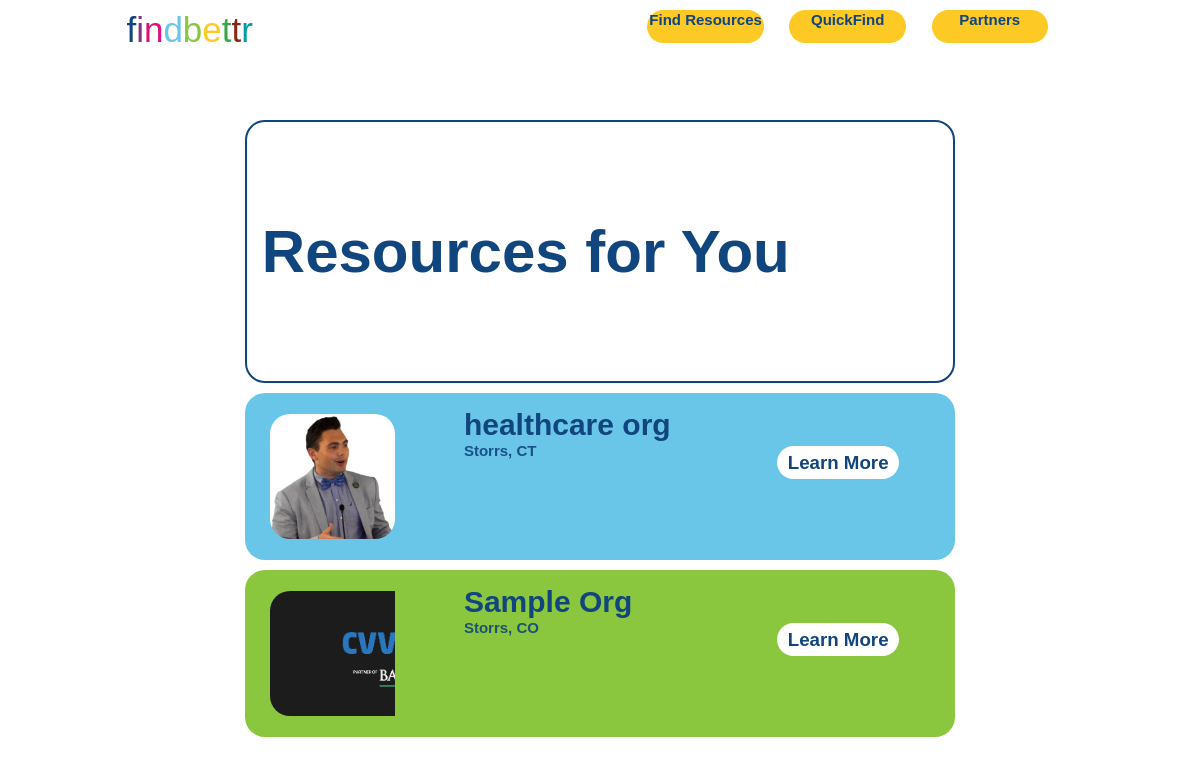
The app's page /results/custom/40 with its own data.
### core/models.py (models this page shows, shortened)
class Organization(models.Model):
	name = models.CharField(max_length=200)
	street = models.CharField(max_length=300)
	city=models.CharField(max_length=100)
	state= models.CharField(blank=True, max_length=2, choices=STATE_CHOICES)
	zipcode = models.CharField(max_length=5)
	description = models.CharField(max_length=1000)
	tags=models.ManyToManyField(Tag)
	overall_tags = models.ManyToManyField(Arching_Tag)
	website=models.URLField(max_length=500)
	phone_number=models.CharField(max_length=12)
	email = models.EmailField(max_length=254)
	org_image = models.ImageField(upload_to=get_image_path, blank=True, null=True)
	contact_name = models.CharField(max_length=125)
	contact_phone_number=models.CharField(max_length=12)
	contact_email = models.EmailField(max_length=254)
	contact_image = models.ImageField(upload_to=get_image_path, blank=True, null=True)

### core/views.py (the view)
# urls.py: path("results", views.results, name='Results'),
def results(request, instance):
	r=Response.objects.get(pk=instance)
	tags = r.tags_selected.all()
	overall_tags = r.overall_tags_selected.all()
	orgs = Organization.objects.all()
	score_dict = {}
	for org in list(orgs):
		score = 0
		division = 0
		for tag in list(tags):
			if tag in list(org.tags.all()):
				score+=1
				division+=1
			else:
				division+=1
		for otag in list(overall_tags):
			if otag in org.overall_tags:
				score+=1
				division+=1
			else:
				division+=1
		fin_score = (score/division)*100
		score_dict[org]=fin_score
	sorted_keys = sorted(score_dict, key=score_dict.get)  # [1, 3, 2]
	sorted_list=[]
	for w in sorted_keys:
		key = w
		val = score_dict[w]
		sorted_list.append([key, val])
	sorted_list.reverse()
	template=loader.get_template('core/results.html')
	context={
		'customcheck':True,
		'org_list':sorted_list,
	}
	return HttpResponse(template.render(context, request))

### core/templates/core/results.html (shortened to what this page needs)
<!DOCTYPE html>
<html>
<head>
{% load static %}
<link rel="stylesheet" href="{% static 'core/main.css' %}">
</head>
<body class="results">
<div class="navbar">
	<div class="logo">
		<a href="../.." style="text-decoration: none"><p style="margin:0px"><span style="color:#10457d">f</span><span style="color:#7f3583">i</span><span style="color:#df1078">n</span><span style="color:#69c6e8">d</span><span style="color:#8bc73e">b</span><span style="color:#fdc924">e</span><span style="color:#37a649">t</span><span style="color:#862818">t</span><span style="color:#009ea1">r</span></p></a>
	</div>
		<a href="../../aboutme" class="navtab" style="grid-column:3">Find Resources</a>
		<a href="../../quickfind" class="navtab" style="grid-column:4">QuickFind</a>
		<a href="../../forpartners" class="navtab" style="grid-column:5">Partners</a>
</div>
<div class = "wrapper">
<div class="div-title">
{% if customcheck %}
<h4 class="result-title">Resources for You</h4>
{% endif %}
</div>
{% for org in org_list %}
<div class="org-box">
	<div class="image-box">
		<img class = "org-image" src="../../{{ org.0.org_image }}">
	</div>
	<div class="info-box">
		<h5 class="org-title">{{ org.0.name }}</h5><br>
		<h5 class="org-detail">{{ org.0.city }}, {{org.0.state}}</h5>
	</div>
	<a class="cta-button" href="../../organization/{{ org.0.name}}">
		<h3 style="margin:5%">Learn More</h3>
	</a>
</div>
{% endfor %}
</div>
</body>
</html>

### core/static/core/main.css (style rules this page uses)
body { background-color:#fff; transition: all .5s ease; }
h1, h2, h3, h4, h5, p, a, label, input { color:#10457d; font-family:"Noto Sans JP", Arial; }
.block-item > h3, h4 { color:#fff!important; text-align: center; display:block; }
.result-title { color:#10457d!important; font-size:60px; text-align: left; padding:15px; }
.wrapper { margin:0 20%; }
.div-title { border: 2px; border-color: #10457d; border-style:solid; border-radius:20px; }
.info-box { max-width:90%; color:#fff!important; display:inline-block; grid-column-start: 2; grid-column-end: 2; grid-row-start: 1; grid-row-end: 1; }
.image-box { width:125px; height: 125px; overflow: hidden; object-fit:cover; margin:3% 5%; grid-column-start: 1; grid-column-end: 1; grid-row-start: 1; grid-row-end: 1; }
.org-image { height:100%; display: inline; float:left!important; border-radius:20px; }
.org-box { background-color: #10457d; margin-top: 10px; border-radius:20px; padding:15px; display:grid; grid-template-columns: 30% auto 30%; grid-template-rows: 80% 20%; }
.org-box:nth-child(5n+2) { background-color: #69c6e8 }
.org-box:nth-child(5n+3) { background-color: #8bc73e }
.cta-button { grid-column-start: 3; grid-column-end: 3; grid-row-start: 1; grid-row-end: 2; background-color: #fff; border-radius: 20px; width:60%; height:30%; text-align: center; margin:auto auto; text-decoration: none }
.org-title { font-size: 30px!important; margin:0px; }
.org-detail { font-size: 15px; opacity: 90%; margin:0px; display:inline-flex; }
.org-title { font-size: 50px; display: inline-flex; }
.navbar { width: 80%; height:100px; margin:10px 10%; display: grid; grid-template-columns: 40% auto 15% 15% 15%; grid-template-rows: 100%; }
.logo { grid-column-start: 1; grid-column-end: 2; grid-row-start: 1; grid-row-end: 1; font-size: 35px; }
.navtab { grid-row: 1; background-color:#fdc924; border-radius:30px; font-size: 15px; padding:1% 1%; font-weight: bold; text-align: center; width:80%; height: 30%; text-decoration: none }

### records on screen
Organization: org_image (picture), name "healthcare org", city "Storrs", state "CT"
Organization: org_image (picture), name "Sample Org", city "Storrs", state "CO"
